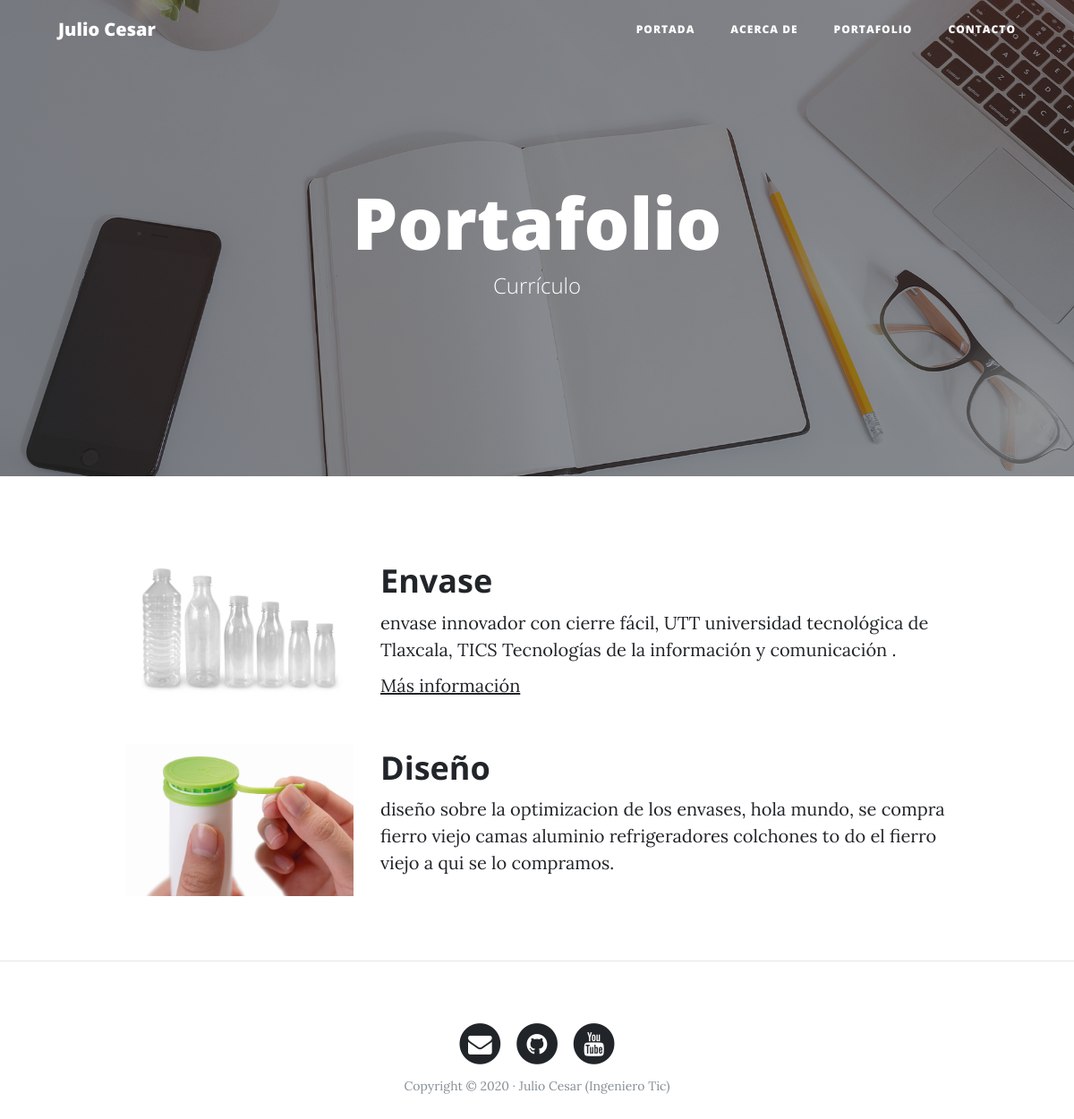
The page /portfolio/ on the database its author committed.
### portfolio/models.py (models this page shows, shortened)
class Project(models.Model):
    title = models.CharField(max_length=200, verbose_name = "Titulo")
    description = models.TextField(verbose_name = "Descripcion")
    image = models.ImageField(verbose_name = "Imagen", upload_to="projects")
    link = models.URLField( verbose_name = "Direcion Web", null = True, blank=True)
    created = models.DateTimeField(auto_now_add=True, verbose_name = "Fecha de creación")
    updated = models.DateTimeField(auto_now=True, verbose_name = "Fecha de edición")
    class Meta:
        verbose_name = "proyecto"
        verbose_name_plural = "proyectos"
        ordering = ["-created"]

### portfolio/views.py (the view)
# urls.py: path('portfolio/', portfolio_views.portfolio, name="portfolio"),
def portfolio(request):
    projects = Project.objects.all()
    return render(request, "portfolio/portfolio.html", {'projects':projects})

### portfolio/templates/portfolio/portfolio.html (shortened to what this page needs)
{% extends 'core/base.html' %}
{% load static %}
{% block background %}{% static 'core/img/portfolio-bg.jpg' %}{% endblock %}
{% block headers %}
    <h1>Portafolio</h1>
    <span class="subheading">Currículo</span>
{% endblock %}
{% block content %}
    {% for project in projects %}
        <div class="row project">
            <div class="col-lg-3 col-md-4 offset-lg-1">
                <img class="img-fluid" src="{{project.image.url}}" alt="">
            </div>
            <div class="col-lg-7 col-md-8">
                <h2 class="section-heading title">{{project.title}}</h2>
                <p>{{ project.description}}</p>
                {% if project.link %}
                    <p><a href="{{project.link}}">Más información</a></p>
                {% endif %}
            </div>
        </div>
    {% endfor %}
{% endblock %}

### core/templates/core/base.html (shortened to what this page needs)
<!DOCTYPE html>
<html lang="es">
    <head>
        {% load static %}
        <link href="{% static 'core/vendor/bootstrap/css/bootstrap.min.css' %}" rel="stylesheet">
        <link href="{% static 'core/vendor/font-awesome/css/font-awesome.min.css' %}" rel="stylesheet" type="text/css">
        <link href="{% static 'core/css/clean-blog.min.css' %}" rel="stylesheet">
    </head>
    <body>
        <nav class="navbar navbar-expand-lg navbar-light fixed-top" id="mainNav">
            <div class="container">
             <a class="navbar-brand" href="{% url 'home' %}">Julio Cesar</a>
        <div class="collapse navbar-collapse" id="navbarResponsive">
          <ul class="navbar-nav ml-auto">
            <li class="nav-item">
              <a class="nav-link" href="{% url 'home' %}">Portada</a>
            </li>
            <li class="nav-item">
              <a class="nav-link" href="{% url 'about' %}">Acerca de</a>
            </li>
            <li class="nav-item">
              <a class="nav-link" href="{% url 'portfolio' %}">Portafolio</a>
            </li>
            <li class="nav-item">
              <a class="nav-link" href="{% url 'contact' %}">Contacto</a>
            </li>
          </ul>
        </div>
      </div>
    </nav>
    <header class="masthead"style="background-image: url('{% block background %}{% endblock %}')">
      <div class="overlay"></div>
      <div class="container">
        <div class="row">
          <div class="col-lg-8 col-md-10 mx-auto">
            <div class="site-heading">
               {% block headers%}{% endblock %}
            </div>
          </div>
        </div>
      </div>
    </header>
  <div class="container">
    {% block content %}{% endblock %}
  </div>
  {% if request.path != "/" %}<hr>{% endif %}
    <footer>
      <div class="container">
        <div class="row">
          <div class="col-lg-8 col-md-10 mx-auto">
            <ul class="list-inline text-center">
              <li class="list-inline-item">
                <a href="#">
                  <span class="fa-stack fa-lg">
                    <i class="fa fa-circle fa-stack-2x"></i>
                    <i class="fa fa-envelope fa-stack-1x fa-inverse"></i>
                  </span>
                </a>
              </li>
              <li class="list-inline-item">
                <a href="#">
                  <span class="fa-stack fa-lg">
                    <i class="fa fa-circle fa-stack-2x"></i>
                    <i class="fa fa-github fa-stack-1x fa-inverse"></i>
                  </span>
                </a>
              </li>
              <li class="list-inline-item">
                <a href="#">
                  <span class="fa-stack fa-lg">
                    <i class="fa fa-circle fa-stack-2x"></i>
                    <i class="fa fa-youtube fa-stack-1x fa-inverse"></i>
                  </span>
                </a>
              </li>
            </ul>
            <p class="copyright text-muted">Copyright &copy; 2020 · Julio Cesar (Ingeniero Tic) </p>
          </div>
        </div>
      </div>
    </footer>
  </body>
</html>

### rows shown on the page
Project: image (picture), title "Envase", description "envase innovador con cierre fácil, UTT universidad tecnológica de Tlaxcala, TICS Tecnologías de la información y comunicación ."
Project: image (picture), title "Diseño", description "diseño sobre la optimizacion de los envases, hola mundo, se compra fierro viejo camas aluminio refrigeradores colchones to do el fierro viejo a qui se lo compramos."
